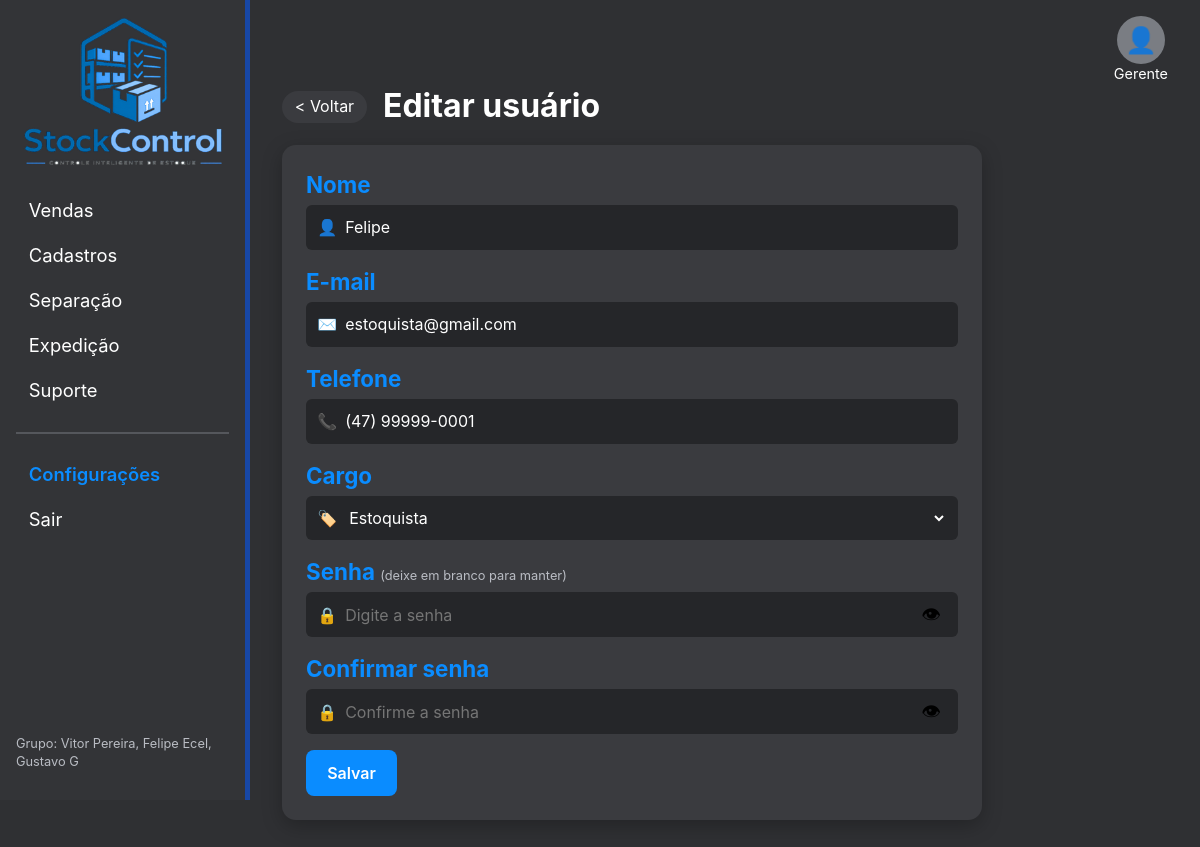
Screenshot of /usuario_form.php?id=1 (signed in) with the database file from the repository.
### tables this page shows
CREATE TABLE usuarios (
    id         INT AUTO_INCREMENT PRIMARY KEY,
    nome       VARCHAR(100) NOT NULL,
    email      VARCHAR(150) NOT NULL UNIQUE,
    telefone   VARCHAR(20),
    senha      VARCHAR(255) NOT NULL,
    cargo      ENUM('Gerente','Supervisor','Assistente','Estoquista','Vendedor') NOT NULL,
    criado_em  DATETIME DEFAULT CURRENT_TIMESTAMP
);

### includes/funcoes.php (called while the page is built, shortened)
<?php
function e($texto): string
{
    return htmlspecialchars((string) $texto, ENT_QUOTES, 'UTF-8');
}
function usuarioLogado(): ?array
{
    return $_SESSION['usuario'] ?? null;
}
function pode(string $area): bool
{
    $u = usuarioLogado();
    return $u && in_array($area, PERMISSOES[$u['cargo']] ?? [], true);
}

### usuario_form.php (the view, shortened to what this page needs)
<?php
require 'includes/funcoes.php';
$db = conectar();
$id = (int) ($_GET['id'] ?? 0);
$u  = ['nome' => '', 'email' => '', 'telefone' => '', 'cargo' => 'Vendedor'];
if ($id) {
    $stmt = $db->prepare('SELECT nome, email, telefone, cargo FROM usuarios WHERE id = ?');
    $stmt->execute([$id]);
    $u = $stmt->fetch();
}
$titulo = $id ? 'Editar usuário' : 'Adicionar usuário';
require 'includes/cabecalho.php';
?>
<div class="cabecalho-admin">
    <a href="usuarios.php" class="voltar">&lt; Voltar</a>
    <h1><?= $titulo ?></h1>
</div>
<form method="post" class="painel form-admin">
    <label for="nome">Nome</label>
    <div class="campo-icone"><span>&#128100;</span><input id="nome" name="nome" value="<?= e($u['nome']) ?>" placeholder="Digite o nome" required></div>
    <label for="email">E-mail</label>
    <div class="campo-icone"><span>&#9993;&#65039;</span><input type="email" id="email" name="email" value="<?= e($u['email']) ?>" placeholder="Digite o E-mail" required></div>
    <label for="telefone">Telefone</label>
    <div class="campo-icone"><span>&#128222;</span><input type="tel" id="telefone" name="telefone" value="<?= e($u['telefone']) ?>" placeholder="Digite o telefone"></div>
    <label for="cargo">Cargo</label>
    <div class="campo-icone"><span>&#127991;&#65039;</span>
        <select id="cargo" name="cargo">
            <?php foreach (array_keys(PERMISSOES) as $cargo): ?>
                <option <?= $u['cargo'] === $cargo ? 'selected' : '' ?>><?= $cargo ?></option>
            <?php endforeach; ?>
        </select>
    </div>
    <label for="senha">Senha <?= $id ? '<small>(deixe em branco para manter)</small>' : '' ?></label>
    <div class="campo-icone"><span>&#128274;</span>
        <input type="password" id="senha" name="senha" placeholder="Digite a senha" <?= $id ? '' : 'required' ?> minlength="6">
        <button type="button" class="ver-senha" data-alvo="senha" aria-label="Mostrar senha">&#128065;</button>
    </div>
    <label for="confirmar">Confirmar senha</label>
    <div class="campo-icone"><span>&#128274;</span>
        <input type="password" id="confirmar" name="confirmar" placeholder="Confirme a senha" <?= $id ? '' : 'required' ?> minlength="6">
        <button type="button" class="ver-senha" data-alvo="confirmar" aria-label="Mostrar senha">&#128065;</button>
    </div>
    <button class="btn btn-azul" data-confirmar="Você deseja salvar o usuário (<?= $id ? e($u['nome']) : 'novo' ?>)?"><?= $id ? 'Salvar' : 'Adicionar' ?></button>
</form>
<?php require 'includes/rodape.php'; ?>

### assets/css/style.css (style rules this page uses)
:root, :root[data-theme="escuro"] { --fundo: #2f3033; --fundo-2: #3a3b3f; --fundo-campo: #252629; --sidebar: #333437; --texto: #ffffff; --texto-2: #b9bcc3; --borda: #55575c; --cartao: #ffffff; --cartao-texto: #1f2328; --cartao-texto-2: #5f6670; --azul: #0a8cff; --azul-escuro: #1747a6; --laranja: #f07c1b; --verde: #1e9e4a; --vermelho: #e5322d; --sombra: 0 6px 20px rgba(0, 0, 0, .25); }
* { box-sizing: border-box; }
body { margin: 0; font-family: "Inter", "Segoe UI", Roboto, Arial, sans-serif; background: var(--fundo); color: var(--texto); line-height: 1.4; }
a { color: var(--azul); text-decoration: none; }
input, select, textarea, button { font: inherit; }
input, select, textarea { width: 100%; padding: .55rem .7rem; border: 1px solid var(--borda); border-radius: 6px; background: var(--fundo-campo); color: var(--texto); }
.btn { display: inline-block; padding: .6rem 1.2rem; border: 2px solid transparent; border-radius: 8px; cursor: pointer; font-weight: 600; text-align: center; color: #fff; background: var(--fundo-2); }
.btn-azul { background: var(--azul); }
.painel { background: var(--fundo-2); border-radius: 14px; padding: 1.5rem; margin-bottom: 1.5rem; box-shadow: var(--sombra); }
.campo-icone { display: flex; align-items: center; gap: .5rem; background: var(--fundo-campo); border-radius: 6px; padding: 0 .7rem; margin-bottom: 1rem; }
.campo-icone input, .campo-icone select { border: 0; background: transparent; padding: .7rem 0; }
.ver-senha { background: none; border: 0; cursor: pointer; font-size: 1.2rem; }
.voltar { display: inline-block; background: var(--fundo-2); color: var(--texto); padding: .3rem .8rem; border-radius: 20px; margin-bottom: .8rem; }
.cabecalho-admin { display: flex; align-items: center; gap: 1rem; margin-bottom: 1rem; }
.cabecalho-admin h1 { margin: 0; }
.cabecalho-admin .voltar { margin: 0; }
.form-admin { max-width: 700px; }
.form-admin label { display: block; color: var(--azul); font-size: 1.4rem; font-weight: 700; margin-bottom: .3rem; }
.form-admin label small { font-size: .8rem; color: var(--texto-2); font-weight: 400; }

### rows the page displays
usuarios: nome "Felipe", email "estoquista@gmail.com", telefone "(47) 99999-0001", cargo "Estoquista"

### other values shown
$texto "Vendas"
$texto "Cadastros"
$texto "Separação"
$texto "Expedição"
$texto "Suporte"
$usuario['cargo'] "Gerente"
$titulo "Editar usuário"
